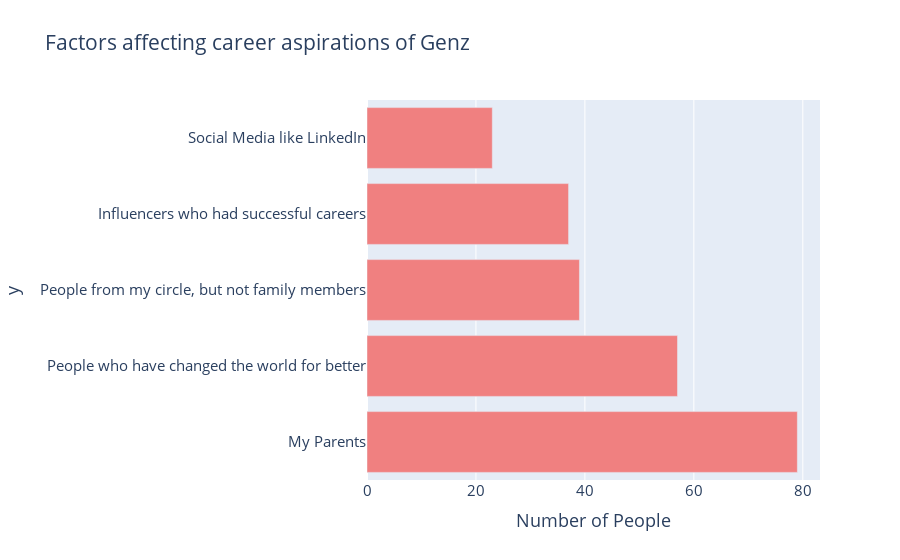
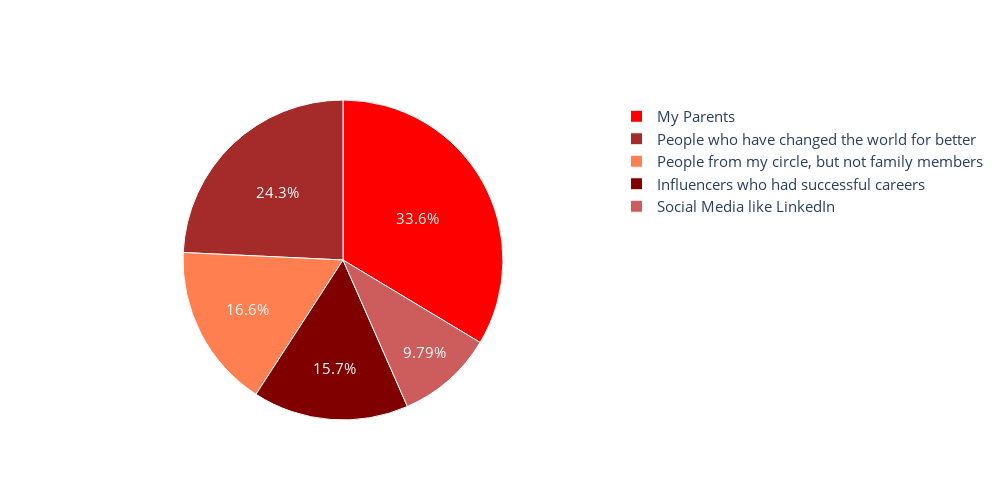

Notebook cell for these charts, in order:
### Code cell
fig = px.bar(dt, y= Factors.index, x =Factors.values  , title = 'Factors affecting career aspirations of Genz')

fig.update_layout(xaxis =dict(title="Number of People"),font= dict(size = 15))
fig.update_traces(marker= dict(color = ('lightcoral')))
fig1 = go.Figure(data = [go.Pie(labels =Factors.index, values = Factors.values)])
fig1.update_traces(marker = dict(colors = ['red', 'brown','coral', 'maroon','indianred','light coral'],line = dict(color = "white",width = 1)),textfont_color = 'white',textfont_size = 15)
fig1.update_layout(height = 500, width = 1000,font= dict(size = 15))
fig.show()
fig1.show()

### Figure 1 — Plotly figure (JSON) as saved in the notebook; plotly's stock layout.template omitted (floating-point values rounded to 4 significant figures)
{"data": [{"alignmentgroup": "True", "hovertemplate": "x=%{x}<br>y=%{y}<extra></extra>", "legendgroup": "", "marker": {"color": "lightcoral", "pattern": {"shape": ""}}, "name": "", "offsetgroup": "", "orientation": "h", "showlegend": false, "textposition": "auto", "type": "bar", "x": [79, 57, 39, 37, 23], "xaxis": "x", "y": ["My Parents", "People who have changed the world for better", "People from my circle, but not family members", "Influencers who had successful careers", "Social Media like LinkedIn"], "yaxis": "y"}], "layout": {"autosize": true, "barmode": "relative", "font": {"size": 15}, "legend": {"tracegroupgap": 0}, "title": {"text": "Factors affecting career aspirations of Genz"}, "xaxis": {"anchor": "y", "autorange": true, "domain": [0, 1], "range": [0, 83.16], "title": {"text": "Number of People"}, "type": "linear"}, "yaxis": {"anchor": "x", "autorange": true, "domain": [0, 1], "range": [-0.5, 4.5], "title": {"text": "y"}, "type": "category"}}}

### Figure 2 — Plotly figure (JSON) as saved in the notebook; plotly's stock layout.template omitted (floating-point values rounded to 4 significant figures)
{"data": [{"labels": ["My Parents", "People who have changed the world for better", "People from my circle, but not family members", "Influencers who had successful careers", "Social Media like LinkedIn"], "marker": {"colors": ["red", "brown", "coral", "maroon", "indianred", "light coral"], "line": {"color": "white", "width": 1}}, "textfont": {"color": "white", "size": 15}, "type": "pie", "values": [79, 57, 39, 37, 23]}], "layout": {"font": {"size": 15}, "height": 500, "width": 1000}}
